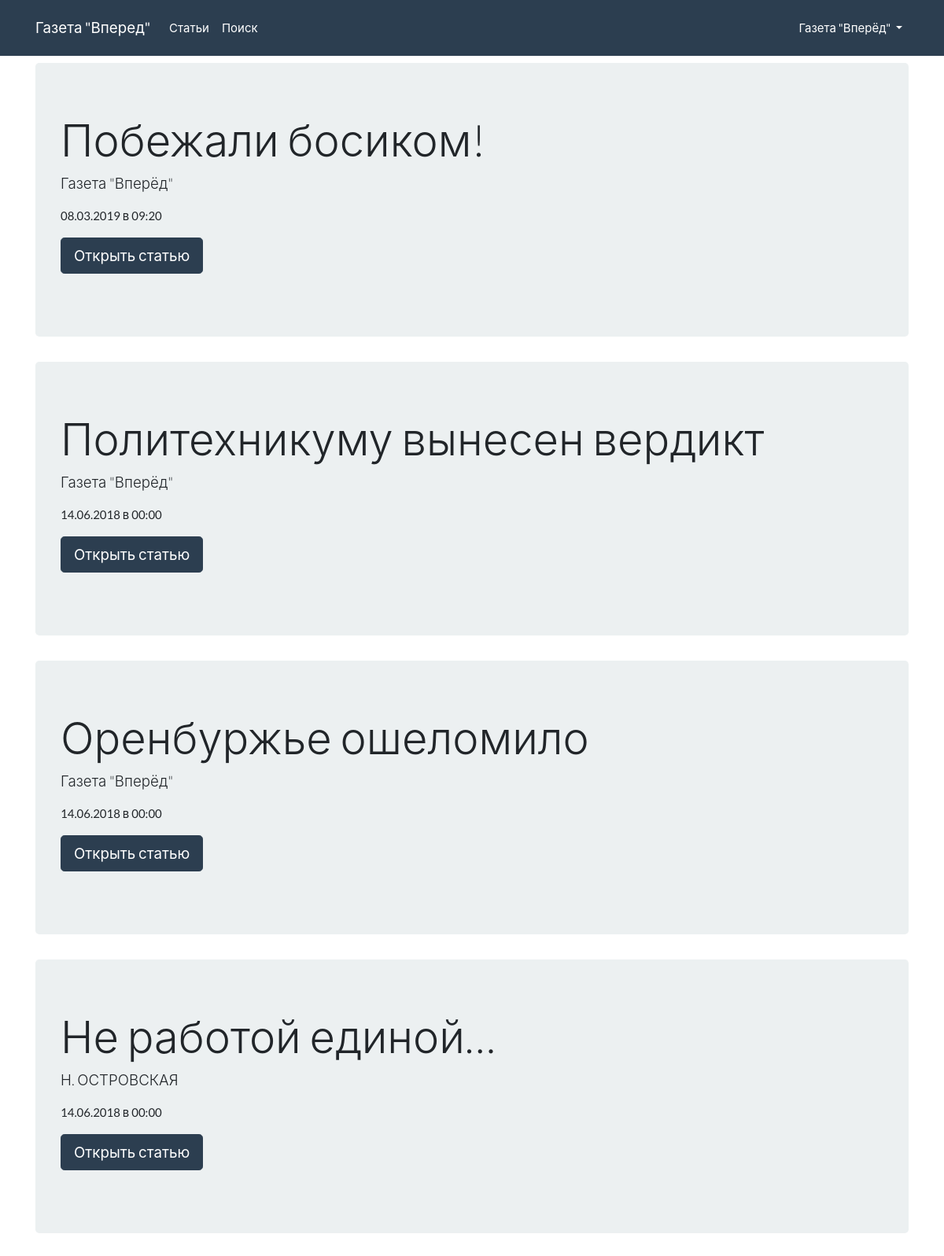
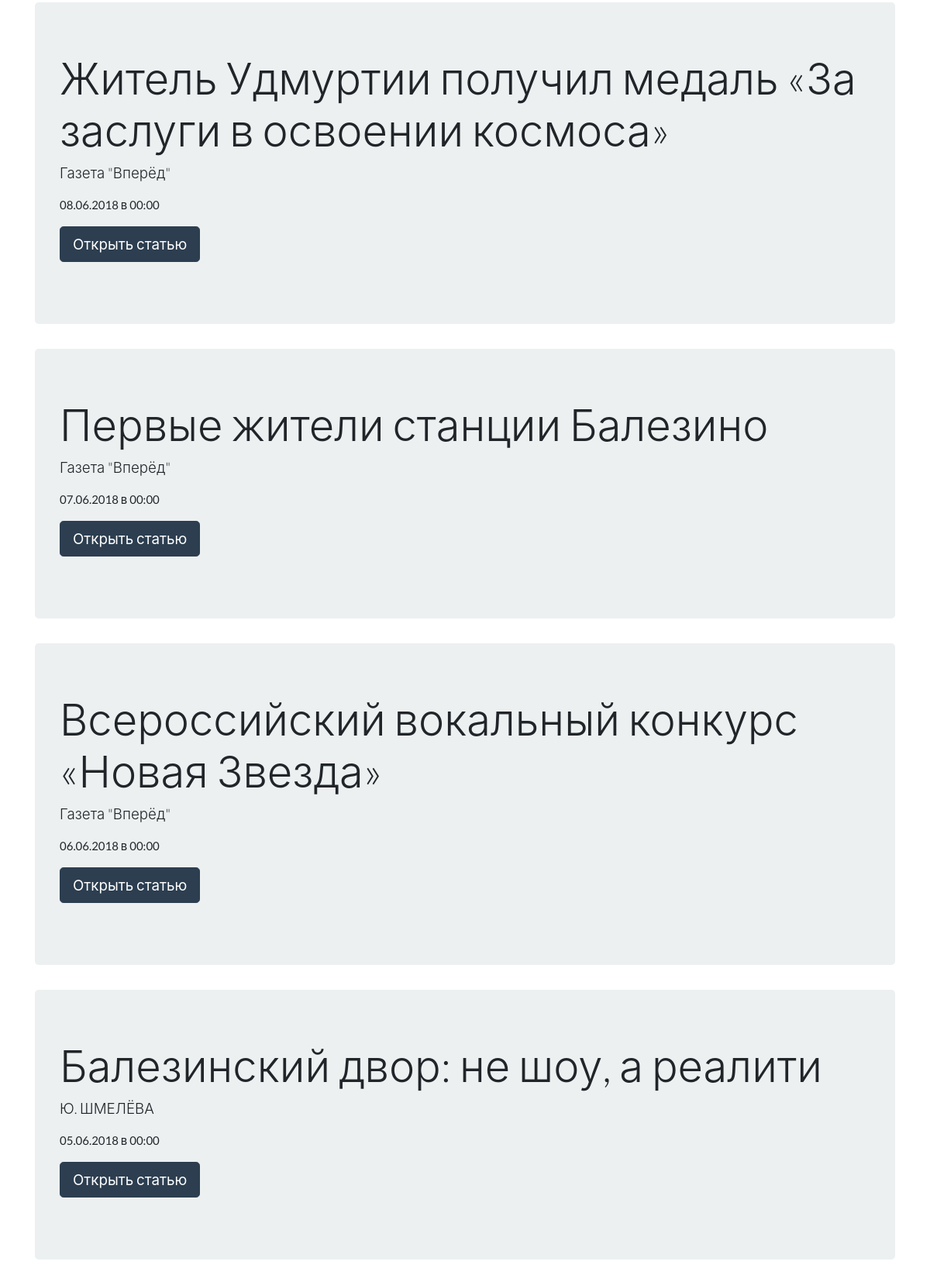
Screenshot of / (signed in, upper part) with the database file from the repository (2 pictures, top to bottom).
### tables this page shows
CREATE TABLE "posts" (
	`ID`	INTEGER PRIMARY KEY AUTOINCREMENT,
	`Name`	TEXT NOT NULL,
	`Author`	INTEGER,
	`Date`	INTEGER DEFAULT 0,
	`Content`	TEXT,
	FOREIGN KEY(`Author`) REFERENCES `authors`(`ID`)
);

### includes/sqlite.php (called while the page is built, shortened)
<?php
class DB
{
    private $db;
    public function __construct($dbfile = ':memory:')
    {
        $this->db = new SQLite3($dbfile);
        $this->db->createFunction('lower', 'lower');
    }
    public function query(string $query)
    {
        $result = $this->db->query($query);
        $array = array();
        while ($row = $result->fetchArray()) {
            $array[] = $row;
        }
        return $array;
    }
    public function select($table, $fields = '*', string $where = '1', $order = array(), int $limit = -1, int $offset = 0)
    {
        $_order = '';
        $countOrder = count($order);
        if ($countOrder > 0) {
            if ($countOrder == 1) {
                $_order .= '`' . $order[0] . '`';
            } else {
                $_order .= '`' . $order[0] . '` ' . $order[1];
            }
            $order = 'ORDER BY ' . $_order;
        } else {
            $order = '';
        }
        if ($limit >= 0) {
            $limit = 'LIMIT ' . $offset . ', ' . $limit;
        } else {
            $limit = '';
        }
        if (!is_array($table)) $table = array($table);
        $tables = '';
        $countTables = count($table);
        for($i = 0; $i < $countTables; $i++) {
            $tables .= '`' . $table[$i] . '`';;
        }
        $query = "SELECT $fields FROM $tables WHERE $where $order $limit;";
        $result = $this->query($query);
        return $result;
    }
}

### index.php (the view, shortened to what this page needs)
<?php
include "includes/header.php";
$db = new DB('archive.db');
$posts = $db->select('posts', '*', '1', ['date', 'DESC']);
$_authors = $db->select('authors');
$authors = array();
foreach ($_authors as $author) {
    $authors[$author['ID']] = $author['Name'];
}
?>
    <main class="container">
        <?php foreach ($posts as $post): ?>
            <div class="jumbotron">
                <h1 class="display-4"><?= $post['Name']; ?></h1>
                <p class="lead"><?= $authors[$post['Author']]; ?></p>
                <p><?= date('d.m.Y в H:i', $post['Date']); ?></p>
                <p class="lead">
                    <a class="btn btn-primary btn-lg" href="/post.php?id=<?= $post['ID']; ?>" role="button">Открыть статью</a>
                </p>
            </div>
        <?php endforeach; ?>
    </main>
<?php
include "includes/footer.php";

### style.css (style rules this page uses)
body { padding-top: 80px; }

### rows the page displays
posts: Name "Побежали босиком!", Author "Газета \"Вперёд\"", Date "08.03.2019 в 09:20"
posts: Name "Политехникуму вынесен вердикт", Author "Газета \"Вперёд\"", Date "14.06.2018 в 00:00"
posts: Name "Оренбуржье ошеломило", Author "Газета \"Вперёд\"", Date "14.06.2018 в 00:00"
posts: Name "Не работой единой…", Author "Н. ОСТРОВСКАЯ", Date "14.06.2018 в 00:00"
posts: Name "Житель Удмуртии получил медаль «За заслуги в освоении космоса»", Author "Газета \"Вперёд\"", Date "08.06.2018 в 00:00"
posts: Name "Первые жители станции Балезино", Author "Газета \"Вперёд\"", Date "07.06.2018 в 00:00"
posts: Name "Всероссийский вокальный конкурс «Новая Звезда»", Author "Газета \"Вперёд\"", Date "06.06.2018 в 00:00"
posts: Name "Балезинский двор: не шоу, а реалити", Author "Ю. ШМЕЛЁВА", Date "05.06.2018 в 00:00"

### other values shown
$_SESSION['name'] "Газета \"Вперёд\""
